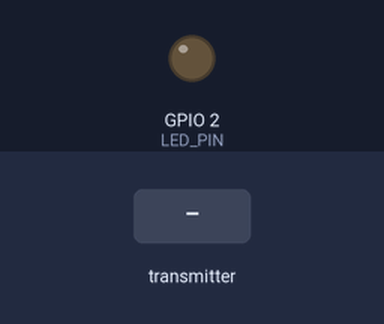
A sketch run on a simulated ESP32. Shown: output pins drawn as LEDs (lit = HIGH). Inputs (shaded band) come from the test bench.

Above: at 1.2 s.
1.3 s: the transmitter starts sending ledState = 1
At 1.7 s:
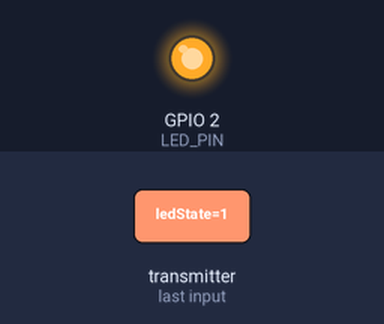
2.8 s: the transmitter starts sending ledState = 0
At 4.0 s:
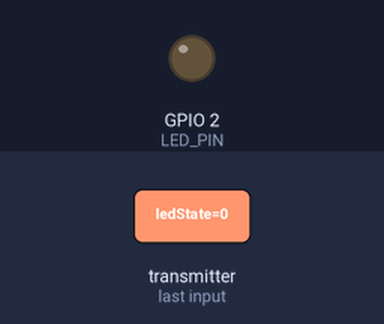
Timing chart, 0 to 5.8 s (numbered marks = the images above; inputs shaded):
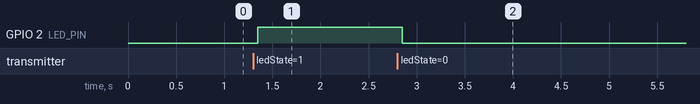

Measured:
- after the input at 1.3 s, GPIO 2 (LED_PIN): LOW → HIGH after 0.05 s
- after the input at 2.8 s, GPIO 2 (LED_PIN): HIGH → LOW after 0.05 s

The sketch:

ESP32_receptor.ino
```cpp
#include <WiFi.h>
#include <esp_now.h>

#define LED_PIN 2

typedef struct struct_message {
  bool ledState;
} struct_message;

struct_message incomingData;

void OnDataRecv(const esp_now_recv_info *info, const uint8_t *incomingDataBytes, int len) {

  memcpy(&incomingData, incomingDataBytes, sizeof(incomingData));

  if (incomingData.ledState) {
    digitalWrite(LED_PIN, HIGH);
  } else {
    digitalWrite(LED_PIN, LOW);
  }
}

void setup() {

  Serial.begin(115200);

  pinMode(LED_PIN, OUTPUT);

  WiFi.mode(WIFI_STA);

  // Iniciamos el ESP-NOW
  if (esp_now_init() != ESP_OK) {
    Serial.println("Error iniciando ESP-NOW");
    return;
  }

  // Recibir los datos
  esp_now_register_recv_cb(OnDataRecv);
}

void loop() {

}
```
